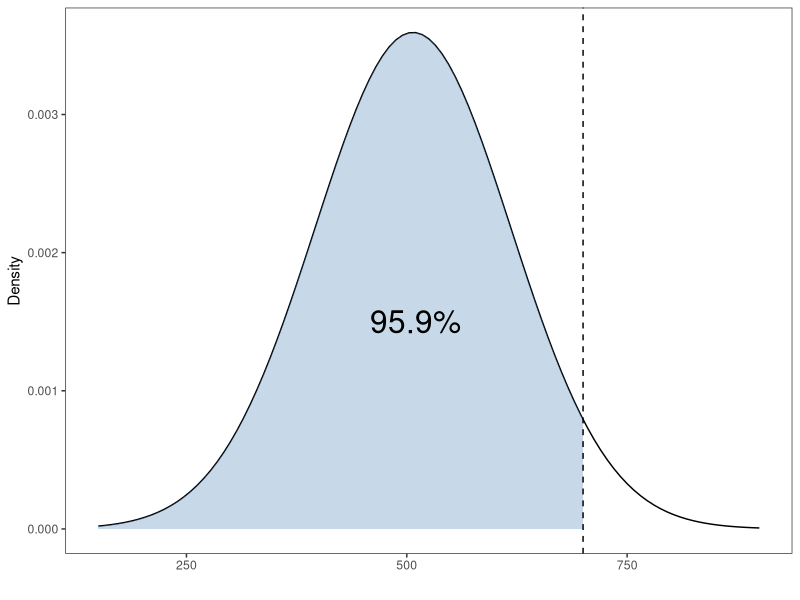
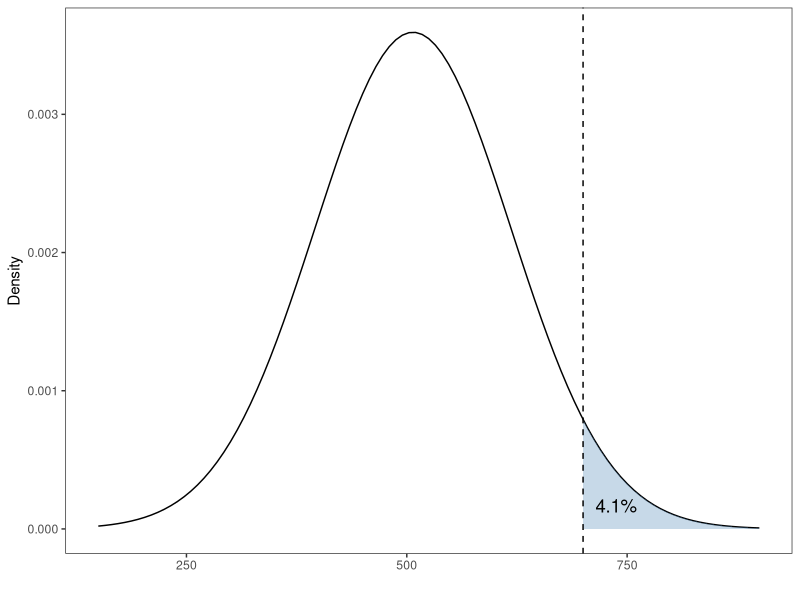
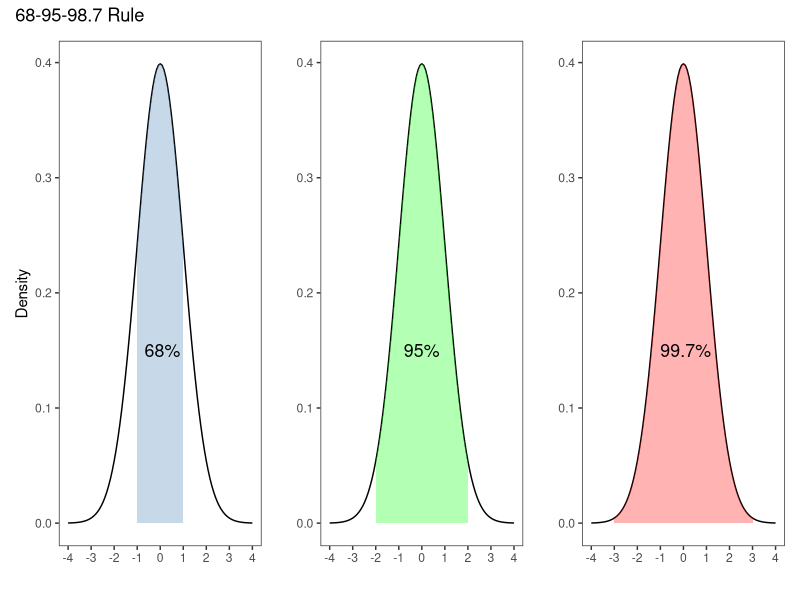
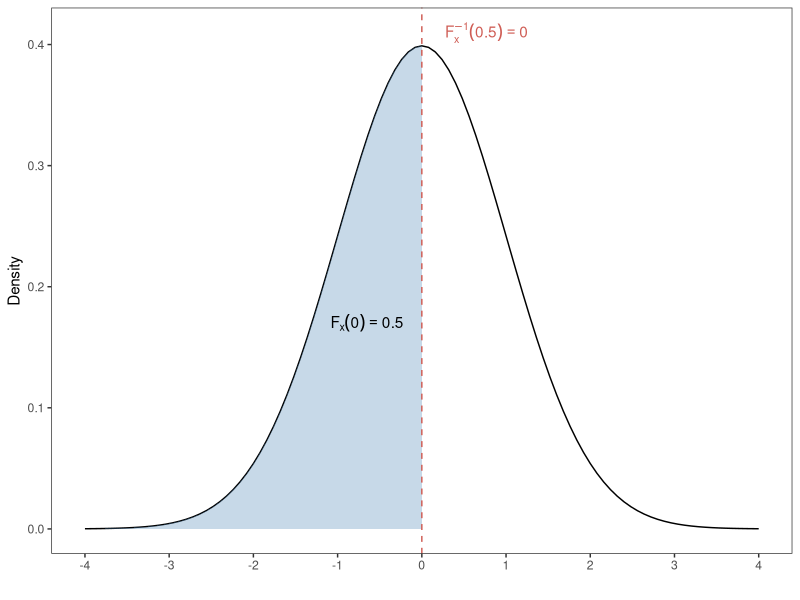
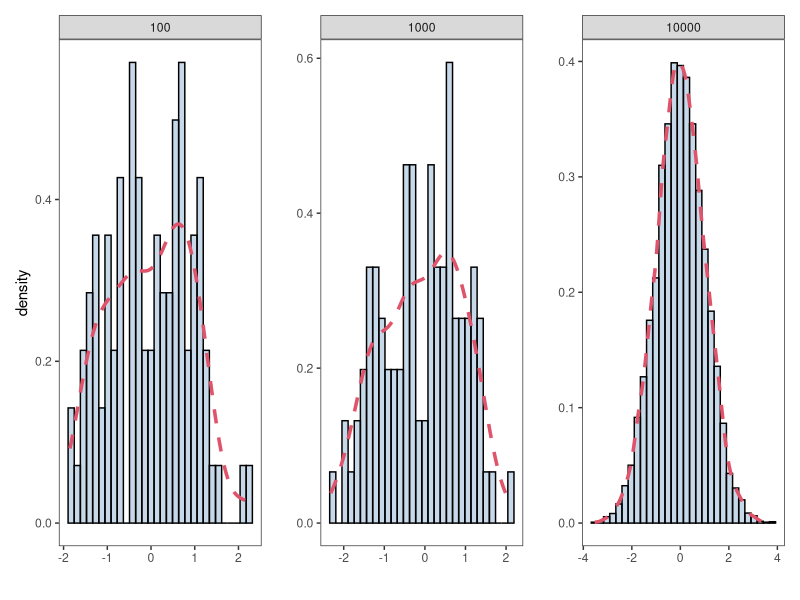

These charts were generated, in order, by the following R code:
## ---- chunk 1
knitr::opts_chunk$set(
  comment = "#>",
  fig.width = 6,
  fig.height = 4,
  warning = FALSE,
  eval = TRUE
)
## ---- chunk 2
library(ggplot2)
library(patchwork)
## ---- chunk 3
theme_set(theme_bw())
theme_replace(panel.grid.minor = element_blank(),
              panel.grid.major = element_blank())
## ---- chunk 4
dnorm(x = 0,mean = 0,sd = 1)
## ---- chunk 5
dnorm(x=1:10, mean = 1, sd =3 )
## ---- chunk 6
pnorm(0,mean = 0, sd = 1)
## ---- chunk 7
prob1 <- round(pnorm(700, mean=507, sd=111) * 100,2)
p1 <- ggplot(data.frame(x = c(150,900)), aes(x)) +
  stat_function(fun = dnorm,
                geom = "line",
                xlim = c(150,900),
                args = list(
                  mean = 507,
                  sd = 111
                )) +
  stat_function(fun = dnorm,
                geom = "area",
                fill = 'steelblue',
                alpha =0.3,
                xlim = c(150, 700),
                args = list(
                  mean = 507,
                  sd = 111
                ))+
  annotate("text", x = 510, y = 0.0015, 
           label = paste0(prob1,'%'),
           size = 8)+
  geom_vline(xintercept = 700,linetype =2)+
  labs(x = '',y= 'Density')
## ---- chunk 8
p1
## ---- chunk 9
pnorm(700, mean=507, sd=111)
## ---- chunk 10
prob2 <- round(pnorm(700, mean=507, sd=111,
                     lower.tail = FALSE)*100,2)

p2 <- ggplot(data.frame(x = c(150,900)), aes(x)) +
  stat_function(fun = dnorm,
                geom = "line",
                xlim = c(150,900),
                args = list(
                  mean = 507,
                  sd = 111
                )) +
  stat_function(fun = dnorm,
                geom = "area",
                fill = 'steelblue',
                alpha =0.3,
                xlim = c(700, 900),
                args = list(
                  mean = 507,
                  sd = 111
                ))+
  annotate("text", x = 738, y = 0.00017, 
           label = paste0(prob2,'%'),
           size=4.7)+
  geom_vline(xintercept = 700,linetype =2)+
  labs(x = '',y= 'Density')
## ---- chunk 11
p2
## ---- chunk 12
1-pnorm(700, mean = 507, sd = 111)
## ---- chunk 13
pnorm(700, mean = 507, sd = 111, lower.tail = FALSE)
## ---- chunk 14
x_limits <- c(-4,4)
p1 <- ggplot(data.frame(x = x_limits), aes(x)) +
  stat_function(fun = dnorm,
                geom = "line",
                xlim = x_limits) +
  stat_function(fun = dnorm,
                geom = "area",
                fill = 'steelblue',
                alpha =0.3,
                xlim = c(-1, 1))+
  labs(x = '',y= 'Density')+
  annotate("text", x = 0.1, y = 0.15, 
           label = paste0(68,'%'),
           size=4.5)+
  scale_x_continuous(name = '',limits = x_limits,
                     breaks = -4:4)
## ---- chunk 15
p2 <- ggplot(data.frame(x = x_limits), aes(x)) +
  stat_function(fun = dnorm,
                geom = "line",
                xlim = x_limits) +
  stat_function(fun = dnorm,
                geom = "area",
                fill = "green",
                alpha =0.3,
                xlim = c(-2, 2)) +
  labs(x = '',y= '')+
  annotate("text", x = 0, y = 0.15, 
           label = paste0(95,'%'),
           size=4.5)+
  scale_x_continuous(name = '',limits = x_limits,
                     breaks = -4:4)
## ---- chunk 16
p3 <- ggplot(data.frame(x = x_limits), aes(x)) +  
  stat_function(fun = dnorm,
                geom = "line",
                xlim = x_limits) +
  stat_function(fun = dnorm,
                geom = "area",
                fill = "red",
                alpha = 0.3,
                xlim = c(-3, 3))+
  labs(x='',y='',)+
  annotate("text", x = 0.1, y = 0.15, 
           label = paste0(99.7,'%'),
           size=4.5)+
  scale_x_continuous(name = '',limits = x_limits,
                     breaks = -4:4)
## ---- chunk 17
plots <- p1+p2+p3+plot_layout(ncol = 3)+
  plot_annotation(title = '68-95-98.7 Rule')

## ---- chunk 18
plots
## ---- chunk 19
pnorm(1)-pnorm(-1)
## ---- chunk 20
pnorm(2) - pnorm(-2)
## ---- chunk 21
pnorm(3) - pnorm(-3)
## ---- chunk 22
x_limits <- c(-4,4)

p1 <- ggplot(data.frame(x = x_limits), aes(x)) +
  stat_function(fun = dnorm,
                geom = "line",
                xlim = x_limits) +
  stat_function(fun = dnorm,
                geom = "area",
                fill = 'steelblue',
                alpha =0.3,
                xlim = c(-4, 0))+
  geom_vline(xintercept = 0,linetype=2,color = '#cf5d55')+
  labs(x = '',y= 'Density')+
  annotate('text', x = -0.65, y = 0.17, 
           parse =TRUE,
           label = paste0(
             expression('F'[x]),'(0)==0.5') )+
  annotate('text',x = 0.77, y = 0.41,
           parse =TRUE,
           label = paste0(
             expression('F'[x]^{-1}),' *(0.5)==0'),
           color = '#cf5d55')+
  scale_x_continuous(name = '',limits = x_limits,
                     breaks = -4:4)

## ---- chunk 23
p1
## ---- chunk 24
qnorm(p=0.5)
## ---- chunk 25
qnorm(0.9589596, mean=507, sd=111)
## ---- chunk 26
set.seed(10)
## ---- chunk 27
rnorm(10, mean = 0, sd = 1)
## ---- chunk 28
rnorm(10)
## ---- chunk 29
rnorm(10, mean = 10, sd = 2)
## ---- chunk 30
p100 <- ggplot(data = data.frame(x=rnorm(100)),
               aes(x))+
  geom_histogram(aes(y = after_stat(density)),
                 colour = 1, fill = "steelblue",
                 alpha =0.3,
                 bins=30) +
  geom_density(linewidth = 1.2,
               linetype = 2,
               colour = 2)+
  labs(x= '',y = 'density')+
  facet_grid(~100)

p1000 <- ggplot(data = data.frame(x=rnorm(100)),
                aes(x))+
  geom_histogram(aes(y = after_stat(density)),
                 colour = 1, fill = "steelblue",
                 alpha = 0.3,bins=30) +
  geom_density(linewidth = 1.2,
               linetype = 2,
               colour = 2)+
  labs(x= '',y = '')+
  facet_grid(~1000)

p10000 <- ggplot(data = data.frame(x=rnorm(10000)),
                 aes(x))+
  geom_histogram(aes(y = after_stat(density)),
                 colour = 1, fill = "steelblue",
                 alpha = 0.3,bins=30) +
  geom_density(linewidth = 1.2,
               linetype = 2,
               colour = 2)+
  labs(x= '',y = '')+
  facet_grid(~10000)

plots <- p100 + p1000 + p10000 + plot_layout(ncol = 3)
## ---- chunk 31
plots
